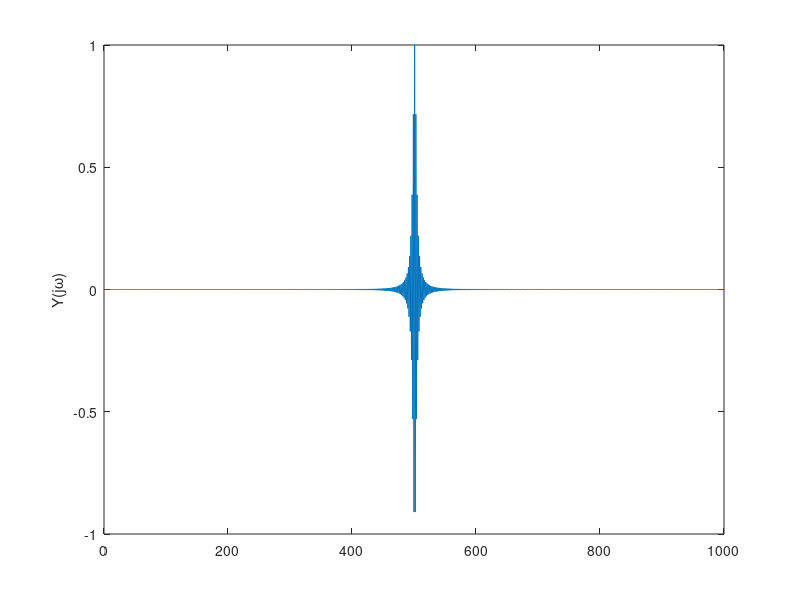

Write the MATLAB code that produced this figure.
tau = 0.01;
T = 10;
N = T / tau;
t = (0:tau:T - 0.01);
x = exp(-2 .* abs(t));
y = exp(-2 .* abs(t - 5));
Y = fftshift(tau * fft(y));

plot(real(Y))
ylabel('Y(j\omega)')
